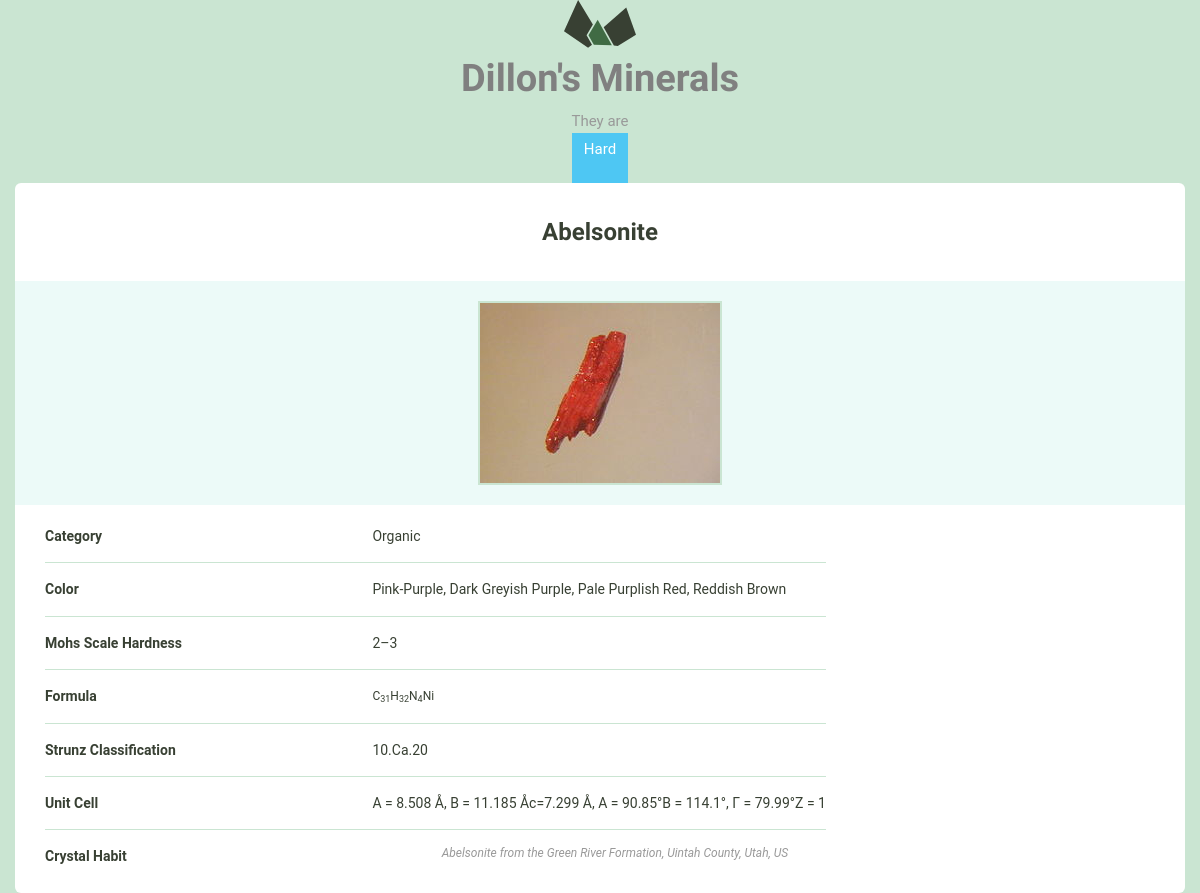
Page /minerals/2/ on the committed database.
### courses/models.py (models this page shows, shortened)
class Mineral(models.Model):
    name = models.CharField(max_length=255)
    image_filename = models.CharField(max_length=255)
    image_caption = models.CharField(max_length=255)
    category = models.CharField(max_length=255)
    formula = models.CharField(max_length=255)
    strunz_classification = models.CharField(max_length=255)
    color = models.CharField(max_length=255)
    crystal_system = models.CharField(max_length=255)
    unit_cell = models.CharField(max_length=255)
    crystal_symmetry = models.CharField(max_length=255)
    cleavage = models.CharField(max_length=255)
    mohs_scale_hardness = models.CharField(max_length=255)
    luster = models.CharField(max_length=255)
    streak = models.CharField(max_length=255)
    diaphaneity = models.CharField(max_length=255)
    optical_properties = models.CharField(max_length=255)
    refractive_index = models.CharField(max_length=255)
    crystal_habit = models.CharField(max_length=255)
    specific_gravity = models.CharField(max_length=255)
    group = models.CharField(max_length=255)

### courses/views.py (the view)
# urls.py: url(r'(?P<pk>\d+)/$', views.detail, name='detail'),
def detail(request, pk):
    mineral = get_object_or_404(Mineral, pk=pk)
    return render(request, 'courses/detail.html', {'mineral': mineral})

### courses/templates/courses/detail.html (shortened to what this page needs)
{% extends "layout.html" %}
{% load static from staticfiles %}
{% block static %}<link rel="stylesheet" href="{% static 'courses/css/courses.css' %}">{% endblock %}
{% block content %}
    <div class="grid-100 mineral__container">
      <h1 class="mineral__name">{{ mineral.name }}</h1>
      <div class="mineral__image-bg">
        <img class="mineral__image" src="{% static 'courses/images/' %}{{ mineral.name }}.jpg">
        <p class="mineral__caption">{{ mineral.image_caption }}</p>
      </div>
      <div class="mineral__table-container">
        <table class="mineral__table">
          <tr>
            <td class="mineral__category">Category</td>
            <td>{{ mineral.category|title }}</td>
          </tr>
          <tr>
            <td class="mineral__category">Color</td>
            <td>{{ mineral.color|title }}</td>
          </tr>
          <tr>
            <td class="mineral__category">Mohs Scale Hardness</td>
            <td>{{ mineral.mohs_scale_hardness|title }}</td>
          </tr>
          <tr>
            <td class="mineral__category">Formula</td>
            <td class="mineral__formula">{{ mineral.formula|safe|title }}</td>
          </tr>
          <tr>
            <td class="mineral__category">Strunz Classification</td>
            <td>{{ mineral.strunz_classification|title }}</td>
          </tr>
          <tr>
            <td class="mineral__category">Unit Cell</td>
            <td>{{ mineral.unit_cell|title }}</td>
          </tr>
          <tr>
            <td class="mineral__category">Crystal Habit</td>
            <td>{{ mineral.crystal_habit|title }}</td>
          </tr>
        </table>
      </div>
    </div>
  </div>
{% endblock %}

### templates/layout.html (shortened to what this page needs)
{% load static from staticfiles %}
{% load course_extras %}
<!doctype html>
<html>
    <head>
        <head>
        <link rel="stylesheet" href="css/layout.css">
        </head>
        <link rel="stylesheet" href="{% static 'css/layout.css' %}">
        {% block static %}{% endblock %}
    </head>
    <body>
    <div class="grid-100">
      <a href="{% url 'courses:list' %}">
        <h1 class="logo__name text-centered">Dillon's Minerals</h1>
      </a>
      <p class="logo__text text-centered">
        <div id=container>They are <div id=flip>
            <div><div>Hard</div></div>
            <div><div>Hardest</div></div></div></div>
      </p>
        <div class="site-container">
            {% block content %}{% endblock %}
        </div>
</html>

### assets/css/layout.css (style rules this page uses)
html { font-family: sans-serif; -ms-text-size-adjust: 100%; -webkit-text-size-adjust: 100%; }
body { margin: 0; }
a { background-color: transparent; }
h1 { font-size: 2em; margin: 0.67em 0; }
sub { font-size: 75%; line-height: 0; position: relative; vertical-align: baseline; bottom: -0.25em; }
img { border: 0; }
svg:not(:root) { overflow: hidden; }
table { border-collapse: collapse; border-spacing: 0; }
td, th { padding: 0; }
html { font-size: 62.5%; }
body { background-color: #CAE5D2; font-size: 1.5em; line-height: 1.6; font-weight: 400; font-family: "Cousine"; color: #666; }
.grid, .grid-5, .grid-10, .grid-15, .grid-20, .grid-25, .grid-30, .grid-33, .grid-35, .grid-40, .grid-45, .grid-50, .grid-55, .grid-60, .grid-65, .grid-66, .grid-70, .grid-75, .grid-80, .grid-90, .grid-95, .grid-100 { float: left; box-sizing: border-box; position: relative; }
.grid-100 { width: 100%; padding: 0 15px; }
h1, h2, h3, h4, h5, h6 { margin-top: 0; margin-bottom: 2rem; font-weight: bold; font-family: "Work Sans", sans-serif; color: #384033; }
h1 { font-size: 3.8rem; }
@media (min-width: 550px) { h1 { font-size: 3.8rem; } }
p { margin-top: 0; font-size: 1.6rem; }
a { color: #689b98; text-decoration: none; -webkit-transition: color 0.2s; -moz-transition: color 0.2s; -ms-transition: color 0.2s; -o-transition: color 0.2s; transition: color 0.2s; }
th, td { padding: 15px; text-align: left; border-bottom: 1px solid #e1e1e1; }
th:first-child, td:first-child { padding-left: 0; }
th:last-child, td:last-child { padding-right: 0; }
table, p, ul { margin-bottom: 2.5rem; }
.text-centered { text-align: center; }
.logo { display: block; fill: #384033; position: relative; margin: 0 auto; width: 72px; }
.logo__name { margin-bottom: 0; }
.logo__text { margin-bottom: 50px; font-size: 13px; }
.mineral__container { background-color: #fff; border-radius: 6px; list-style: none; padding: 0; text-align: center; }
.mineral__name { display: block; width: 100%; margin: 0; font-size: 24px; padding: 30px 0 30px 0; }
.mineral__image { display: block; margin: 0 auto; border: solid 2px #CAE5D2; }
.mineral__image-bg { background-color: #ecfaf8; padding: 20px 0; }
.mineral__caption { font-size: 12px; font-style: italic; padding: 10px 0 0 0; margin: 0; }
.mineral__table { font-size: 14px; color: #384033; }
.mineral__table td { border-color: #CAE5D2; }
.mineral__table tr:last-of-type td { border-bottom: none; padding-bottom: 0; }
.mineral__table-container { padding: 5px 30px 0; }
.mineral__category { font-weight: bold; width: 40%; }
.mineral__formula { font-size: 12px; }

### courses/static/courses/css/courses.css (style rules this page uses)
.logo__name { color: Grey; }
body { margin:0px; font-family:'Roboto'; text-align:center; }
#container { color:#999; display:block; }
#flip { height:50px; overflow:hidden; }
#flip > div > div { color:#fff; padding:4px 12px; height:45px; margin-bottom:45px; display:inline-block; }
#flip div:first-child { animation: show 5s linear infinite; }
#flip div div { background:#42c58a; }
#flip div:first-child div { background:#4ec7f3; }
p { position:fixed; width:100%; bottom:30px; font-size:12px; color:#999; margin-top:200px; }

### rows in the picture
Mineral: name "Abelsonite", name (picture), image_caption "Abelsonite from the Green River Formation, Uintah County, Utah, US", category "Organic", color "Pink-Purple, Dark Greyish Purple, Pale Purplish Red, Reddish Brown", mohs_scale_hardness "2–3", formula "C 31 H 32 N 4 Ni", strunz_classification "10.Ca.20", unit_cell "A = 8.508 Å, B = 11.185 Åc=7.299 Å, Α = 90.85°Β = 114.1°, Γ = 79.99°Z = 1"
